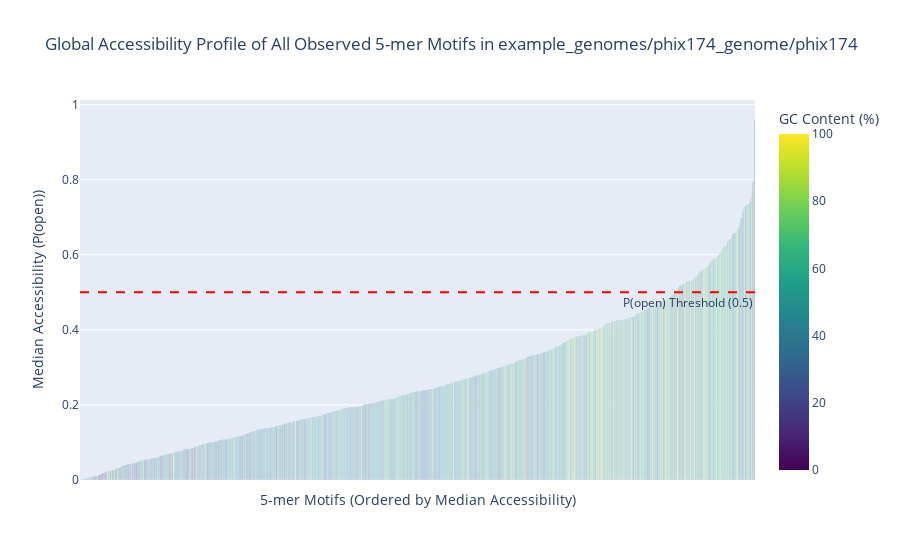

This figure's notebook cell:
### Markdown cell above
#### **Step 12: Per-Motif Accessibility Analysis**
This section directly addresses the question: "Are certain 5-mer sequences intrinsically harder to access than others?" It aggregates all per-site accessibility scores by the 5-mer sequence (motif) of the target. The summary tables identify the most and least accessible motifs on average, while the box plot visualizes the full distribution of their accessibility scores across the genome. This is highly valuable for identifying potentially problematic probe sequences.

### Code cell
# Cell 12: Statistical Analysis of Per-Motif Accessibility

if 'results_df' in locals() and not results_df.empty:
    print(f"\n--- Analyzing Accessibility on a Per-Motif Basis ---")

    # --- 1. Aggregate Data by 5-mer Motif ---
    motif_data = {}
    for index, row in tqdm(results_df.iterrows(), total=len(results_df), desc="Aggregating motif data"):
        for strand_prefix in ['fwd', 'rc']:
            seq = row[f'{strand_prefix}_seq']
            p_open_arr = row[f'p_open_{strand_prefix}']
            for i in range(len(p_open_arr)):
                motif = seq[i : i + PROBE_LENGTH]
                motif_data.setdefault(motif, []).append(p_open_arr[i])

    # --- 2. Calculate Comprehensive Statistics for All Motifs ---
    if not motif_data:
        print("No motif data was aggregated. Skipping analysis.")
    else:
        summary_list = []
        for motif, scores in motif_data.items():
            n = len(scores)
            mean = np.mean(scores)
            std = np.std(scores)
            sem = std / np.sqrt(n) if n > 0 else 0
            ci_95 = 1.96 * sem
            
            summary_list.append({
                'motif': motif,
                # --- THIS IS THE FIX: Added gc_content calculation here ---
                'gc_content': calculate_gc_content(motif),
                # ---------------------------------------------------------
                'count': n,
                'mean_p_open': mean,
                'median_p_open': np.median(scores),
                'std_p_open': std,
                'ci_95_upper_bound': mean + ci_95
            })
        motif_summary_df = pd.DataFrame(summary_list)

        # =================================================================
        # Part A: Global Profile of ALL Observed Motifs
        # =================================================================
        print("\n\n" + "="*80)
        print("### Part A: Global Profile of All Observed Motifs ###")
        print("="*80)
        try:
            import plotly.express as px
            plot_df_global = motif_summary_df.sort_values('median_p_open', ascending=True)
            fig = px.bar(
                plot_df_global, x='motif', y='median_p_open', color='gc_content',
                color_continuous_scale=px.colors.sequential.Viridis,
                labels={'motif': '5-mer Motif', 'median_p_open': 'Median P(open)', 'gc_content': 'GC Content (%)'},
                hover_data=['count', 'mean_p_open'],
                title=f'Global Accessibility Profile of All Observed 5-mer Motifs in {base_name}'
            )
            fig.update_layout(xaxis_title="5-mer Motifs (Ordered by Median Accessibility)", yaxis_title="Median Accessibility (P(open))", xaxis_showticklabels=False, xaxis_ticks="")
            fig.add_hline(y=P_OPEN_THRESHOLD, line_dash="dash", line_color="red", annotation_text=f"P(open) Threshold ({P_OPEN_THRESHOLD})", annotation_position="bottom right")
            fig.show()
        except ImportError:
            print("\nPlotly is not installed. Skipping interactive global plot. Please run '!pip install plotly nbformat' to enable.")

        # =================================================================
        # Part B: Identification of Statistically Significant Problem Motifs
        # =================================================================
        print("\n\n" + "="*80)
        print("### Part B: Identification of Statistically Significant Problem Motifs ###")
        print("="*80)

        MIN_COUNT_THRESHOLD = 10
        print(f"Filtering for motifs that appear at least {MIN_COUNT_THRESHOLD} times in the genome...")
        reliable_motifs_df = motif_summary_df[motif_summary_df['count'] >= MIN_COUNT_THRESHOLD].copy()

        if reliable_motifs_df.empty:
            print(f"No motifs met the reliability threshold of {MIN_COUNT_THRESHOLD} occurrences. Skipping this analysis.")
        else:
            problem_motifs_df = reliable_motifs_df.sort_values('ci_95_upper_bound', ascending=True)
            
            print(f"\n--- Top 15 Most Statistically Problematic (Inaccessible) Motifs ---")
            print("Ranked by the upper bound of the 95% confidence interval for the mean P(open).")
            display(problem_motifs_df.head(15)[['motif', 'count', 'mean_p_open', 'ci_95_upper_bound']].style.format({
                'mean_p_open': '{:.4f}',
                'ci_95_upper_bound': '{:.4f}'
            }))

            # =================================================================
            # Part C: Visualization of Reliable Extreme Motifs
            # =================================================================
            print("\n\n" + "="*80)
            print("### Part C: Visualization of Extreme Reliable Motifs ###")
            print("="*80)

            best_motifs_df = reliable_motifs_df.sort_values('mean_p_open', ascending=False)
            top_10_reliable = best_motifs_df.head(10)['motif'].tolist()
            bottom_10_reliable = problem_motifs_df.head(10)['motif'].tolist()
            
            plot_data_reliable = []
            for motif in top_10_reliable + bottom_10_reliable:
                for score in motif_data[motif]:
                    plot_data_reliable.append({'motif': motif, 'p_open': score})
            plot_df_reliable = pd.DataFrame(plot_data_reliable)
            
            plot_order_reliable = bottom_10_reliable + top_10_reliable
            
            plt.figure(figsize=(18, 8))
            sns.boxplot(data=plot_df_reliable, x='motif', y='p_open', order=plot_order_reliable, palette='viridis')
            plt.title(f'Distribution of Accessibility for Statistically Extreme Motifs (Count >= {MIN_COUNT_THRESHOLD})', fontsize=16)
            plt.ylabel('Accessibility Probability (P(open))')
            plt.xlabel('5-mer Motif')
            plt.xticks(rotation=45, ha='right')
            plt.axhline(y=P_OPEN_THRESHOLD, color='red', linestyle='--', label=f'P(open) Threshold = {P_OPEN_THRESHOLD}')
            plt.legend()
            plt.grid(True, axis='y', linestyle=':')
            plt.tight_layout()
            plt.show()

else:
    print("Could not perform per-motif analysis because no results were generated.")

### Figure 1 — Plotly figure (JSON) as saved in the notebook; plotly's stock layout.template omitted (floating-point values rounded to 4 significant figures; data arrays with more than 128 entries replaced by an {"elided": "..."} marker saying what was removed)
{"data": [{"customdata": {"elided": "1012x2 float values"}, "hovertemplate": "5-mer Motif=%{x}<br>Median P(open)=%{y}<br>count=%{customdata[0]}<br>mean_p_open=%{customdata[1]}<br>GC Content (%)=%{marker.color}<extra></extra>", "legendgroup": "", "marker": {"color": {"elided": "1012 float values"}, "coloraxis": "coloraxis", "pattern": {"shape": ""}}, "name": "", "orientation": "v", "showlegend": false, "textposition": "auto", "type": "bar", "x": {"elided": "1012 str values"}, "xaxis": "x", "y": {"elided": "1012 float values"}, "yaxis": "y"}], "layout": {"annotations": [{"showarrow": false, "text": "P(open) Threshold (0.5)", "x": 1, "xanchor": "right", "xref": "x domain", "y": 0.5, "yanchor": "top", "yref": "y"}], "barmode": "relative", "coloraxis": {"colorbar": {"title": {"text": "GC Content (%)"}}, "colorscale": [[0, "#440154"], [0.1111, "#482878"], [0.2222, "#3e4989"], [0.3333, "#31688e"], [0.4444, "#26828e"], [0.5556, "#1f9e89"], [0.6667, "#35b779"], [0.7778, "#6ece58"], [0.8889, "#b5de2b"], [1, "#fde725"]]}, "legend": {"tracegroupgap": 0}, "shapes": [{"line": {"color": "red", "dash": "dash"}, "type": "line", "x0": 0, "x1": 1, "xref": "x domain", "y0": 0.5, "y1": 0.5, "yref": "y"}], "title": {"text": "Global Accessibility Profile of All Observed 5-mer Motifs in example_genomes/phix174_genome/phix174"}, "xaxis": {"anchor": "y", "domain": [0, 1], "showticklabels": false, "ticks": "", "title": {"text": "5-mer Motifs (Ordered by Median Accessibility)"}}, "yaxis": {"anchor": "x", "domain": [0, 1], "title": {"text": "Median Accessibility (P(open))"}}}}
